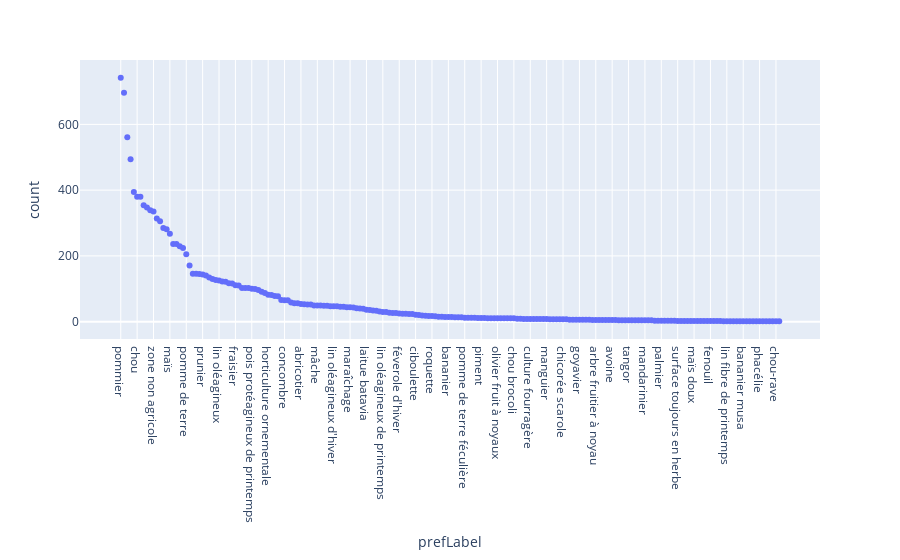
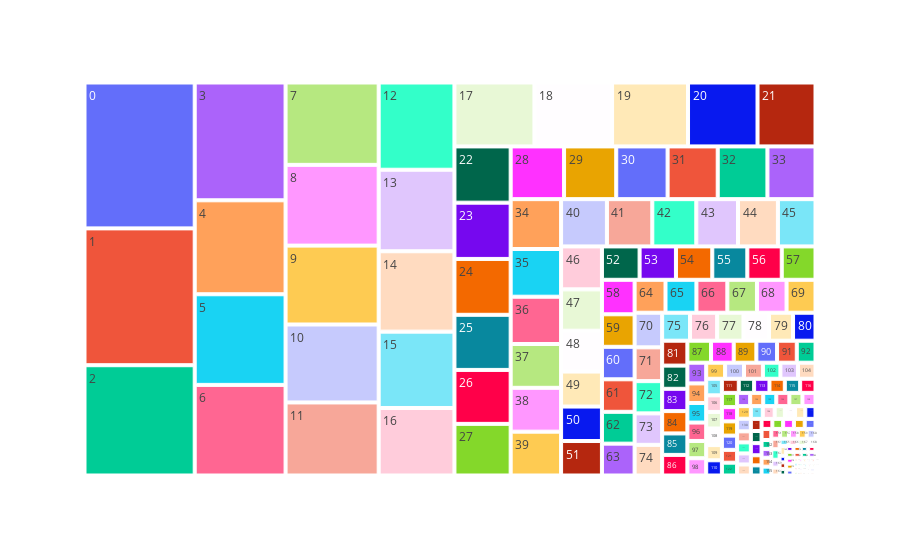

Notebook code cell kept with these figures, in order:
### Code cell
show_frequencies(vespa_freq)

### Figure 1 — Plotly figure (JSON) as saved in the notebook; plotly's stock layout.template omitted (floating-point values rounded to 4 significant figures; data arrays with more than 128 entries replaced by an {"elided": "..."} marker saying what was removed)
{"data": [{"hovertemplate": "prefLabel=%{x}<br>count=%{y}<extra></extra>", "legendgroup": "", "marker": {"color": "#636efa", "symbol": "circle"}, "mode": "markers", "name": "", "orientation": "v", "showlegend": false, "type": "scatter", "x": {"elided": "202 str values"}, "xaxis": "x", "y": {"elided": "202 int values"}, "yaxis": "y"}], "layout": {"legend": {"tracegroupgap": 0}, "margin": {"t": 60}, "xaxis": {"anchor": "y", "domain": [0, 1], "title": {"text": "prefLabel"}}, "yaxis": {"anchor": "x", "domain": [0, 1], "title": {"text": "count"}}}}

### Figure 2 — Plotly figure (JSON) as saved in the notebook; plotly's stock layout.template omitted (floating-point values rounded to 4 significant figures; data arrays with more than 128 entries replaced by an {"elided": "..."} marker saying what was removed)
{"data": [{"branchvalues": "total", "domain": {"x": [0, 1], "y": [0, 1]}, "hovertemplate": "labels=%{label}<br>count=%{value}<br>parent=%{parent}<br>id=%{id}<extra></extra>", "ids": {"elided": "202 str values"}, "labels": {"elided": "202 str values"}, "name": "", "parents": {"elided": "202 str values"}, "type": "treemap", "values": {"elided": "202 int values"}}], "layout": {"legend": {"tracegroupgap": 0}, "margin": {"t": 60}}}
